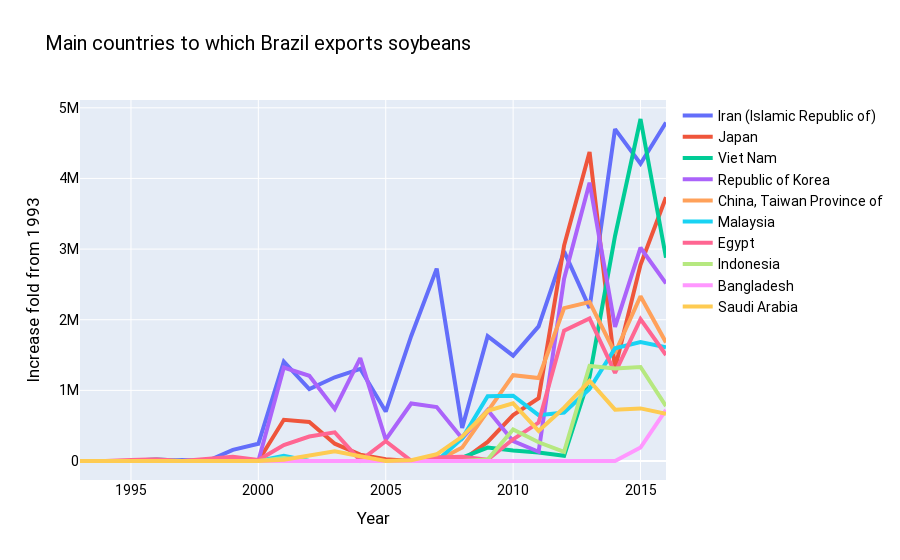

The cell this chart's notebook holds for it:
### Code cell
import plotly.graph_objects as go
years = [str(year) for year in range(1993, 2017)] 
fig = go.Figure()
countries = df_maize_importers_brazil['Importer']
for i in range(0, 10):
    fig.add_trace(go.Scatter(x=years, y=df_maize_importers_brazil.iloc[i][years], mode='lines', name=countries[i], line = dict(width=4)))
fig.update_layout(title='Main countries to which Brazil exports soybeans',
                  xaxis_title='Year',
                  yaxis_title='Increase fold from 1993',
                  font=dict(
                            family="roboto",
                            size=14,
                            color = 'rgb(0,0,0)'
                        ))

### Figure 1 — Plotly figure (JSON) as saved in the notebook; plotly's stock layout.template omitted (floating-point values rounded to 4 significant figures)
{"data": [{"line": {"width": 4}, "mode": "lines", "name": "Iran (Islamic Republic of)", "type": "scatter", "x": ["1993", "1994", "1995", "1996", "1997", "1998", "1999", "2000", "2001", "2002", "2003", "2004", "2005", "2006", "2007", "2008", "2009", "2010", "2011", "2012", "2013", "2014", "2015", "2016"], "y": [0, 0, 0, 0, 15240, 0, 157500, 243410, 1406663, 1016980, 1185454, 1304642, 700381, 1770337, 2723790, 468963, 1767387, 1490644, 1905670, 2966923, 2168575, 4698583, 4207984, 4790853]}, {"line": {"width": 4}, "mode": "lines", "name": "Japan", "type": "scatter", "x": ["1993", "1994", "1995", "1996", "1997", "1998", "1999", "2000", "2001", "2002", "2003", "2004", "2005", "2006", "2007", "2008", "2009", "2010", "2011", "2012", "2013", "2014", "2015", "2016"], "y": [0, 0, 2, 2, 23, 70, 35, 6, 583232, 553271, 244754, 90442, 23947, 21, 54142, 5950, 269438, 649900, 887861, 3049383, 4374708, 1311811, 2776861, 3733742]}, {"line": {"width": 4}, "mode": "lines", "name": "Viet Nam", "type": "scatter", "x": ["1993", "1994", "1995", "1996", "1997", "1998", "1999", "2000", "2001", "2002", "2003", "2004", "2005", "2006", "2007", "2008", "2009", "2010", "2011", "2012", "2013", "2014", "2015", "2016"], "y": [0, 0, 0, 0, 0, 0, 0, 0, 0, 0, 0, 0, 0, 0, 0, 49115, 190509, 147288, 119734, 73421, 1193535, 3185384, 4841356, 2877048]}, {"line": {"width": 4}, "mode": "lines", "name": "Republic of Korea", "type": "scatter", "x": ["1993", "1994", "1995", "1996", "1997", "1998", "1999", "2000", "2001", "2002", "2003", "2004", "2005", "2006", "2007", "2008", "2009", "2010", "2011", "2012", "2013", "2014", "2015", "2016"], "y": [0, 0, 0, 3965, 0, 0, 0, 0, 1322403, 1206387, 737442, 1455424, 301174, 814315, 763435, 319229, 721911, 280347, 131022, 2581258, 3940138, 1900076, 3018991, 2513828]}, {"line": {"width": 4}, "mode": "lines", "name": "China, Taiwan Province of", "type": "scatter", "x": ["1993", "1994", "1995", "1996", "1997", "1998", "1999", "2000", "2001", "2002", "2003", "2004", "2005", "2006", "2007", "2008", "2009", "2010", "2011", "2012", "2013", "2014", "2015", "2016"], "y": [5, 5, 6, 0, 0, 0, 0, 0, 41720, 0, 0, 22, 0, 0, 0, 190228, 701900, 1214291, 1174400, 2163723, 2250719, 1528806, 2332792, 1678795]}, {"line": {"width": 4}, "mode": "lines", "name": "Malaysia", "type": "scatter", "x": ["1993", "1994", "1995", "1996", "1997", "1998", "1999", "2000", "2001", "2002", "2003", "2004", "2005", "2006", "2007", "2008", "2009", "2010", "2011", "2012", "2013", "2014", "2015", "2016"], "y": [0, 0, 0, 25528, 0, 0, 0, 0, 73589, 0, 0, 0, 0, 0, 0, 319937, 916849, 924299, 648720, 686952, 1020529, 1594505, 1682300, 1609354]}, {"line": {"width": 4}, "mode": "lines", "name": "Egypt", "type": "scatter", "x": ["1993", "1994", "1995", "1996", "1997", "1998", "1999", "2000", "2001", "2002", "2003", "2004", "2005", "2006", "2007", "2008", "2009", "2010", "2011", "2012", "2013", "2014", "2015", "2016"], "y": [0, 0, 15000, 23984, 0, 23006, 59512, 13000, 225355, 345932, 405934, 7377, 280150, 1411, 48197, 59755, 19131, 307085, 543817, 1846385, 2017293, 1246233, 2008864, 1500669]}, {"line": {"width": 4}, "mode": "lines", "name": "Indonesia", "type": "scatter", "x": ["1993", "1994", "1995", "1996", "1997", "1998", "1999", "2000", "2001", "2002", "2003", "2004", "2005", "2006", "2007", "2008", "2009", "2010", "2011", "2012", "2013", "2014", "2015", "2016"], "y": [0, 0, 0, 0, 0, 1, 0, 18, 41720, 0, 22, 0, 0, 0, 0, 0, 20775, 445201, 265014, 129035, 1346009, 1308856, 1331411, 777504]}, {"line": {"width": 4}, "mode": "lines", "name": "Bangladesh", "type": "scatter", "x": ["1993", "1994", "1995", "1996", "1997", "1998", "1999", "2000", "2001", "2002", "2003", "2004", "2005", "2006", "2007", "2008", "2009", "2010", "2011", "2012", "2013", "2014", "2015", "2016"], "y": [0, 0, 0, 0, 0, 0, 0, 0, 0, 0, 0, 0, 0, 0, 0, 0, 0, 0, 0, 0, 0, 0, 190187, 723519]}, {"line": {"width": 4}, "mode": "lines", "name": "Saudi Arabia", "type": "scatter", "x": ["1993", "1994", "1995", "1996", "1997", "1998", "1999", "2000", "2001", "2002", "2003", "2004", "2005", "2006", "2007", "2008", "2009", "2010", "2011", "2012", "2013", "2014", "2015", "2016"], "y": [0, 0, 0, 0, 0, 0, 0, 0, 18200, 77399, 136421, 68075, 0, 11493, 94741, 345910, 709345, 815650, 425434, 754355, 1132382, 726267, 744795, 667113]}], "layout": {"autosize": true, "font": {"color": "rgb(0, 0, 0)", "family": "roboto", "size": 14}, "title": {"text": "Main countries to which Brazil exports soybeans"}, "xaxis": {"autorange": true, "range": [1993, 2016], "title": {"text": "Year"}, "type": "linear"}, "yaxis": {"autorange": true, "range": [-269000.0, 5110000.0], "title": {"text": "Increase fold from 1993"}, "type": "linear"}}}
